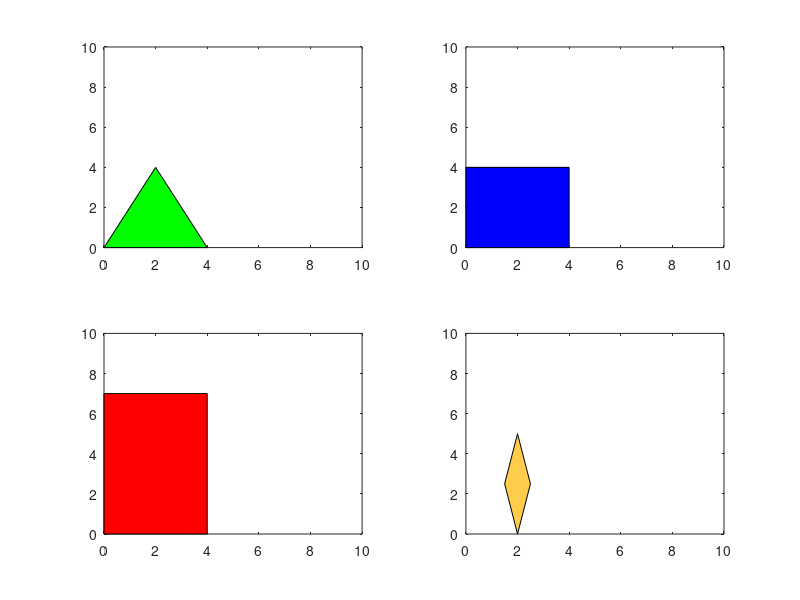

MATLAB code for this plot:
clc;
close all;
clear all;

%????
subplot(2,2,1);
x_triangle = [0 2 4];
y_triangle = [0 4 0];
fill(x_triangle, y_triangle, 'g')
axis([0 10 0 10]);

%????
subplot(2,2,2);
x_square = [0 0 4 4];
y_square = [0 4 4 0];
fill(x_square, y_square, 'b')
axis([0 10 0 10]);

%??????
subplot(2,2,3);
x_Rectangle = [0 4 4 0 0];
y_Rectangle = [0 0 7 7 0];
fill(x_Rectangle, y_Rectangle, 'r')
axis([0 10 0 10]);

% ????
subplot(2,2,4);
x_Diamond = [2 2.5 2 1.5];
y_Diamond = [5 2.5 0 2.5];
c_Diamond = [1 0.8 0.3];
fill(x_Diamond, y_Diamond,c_Diamond)
axis([0 10 0 10]);
